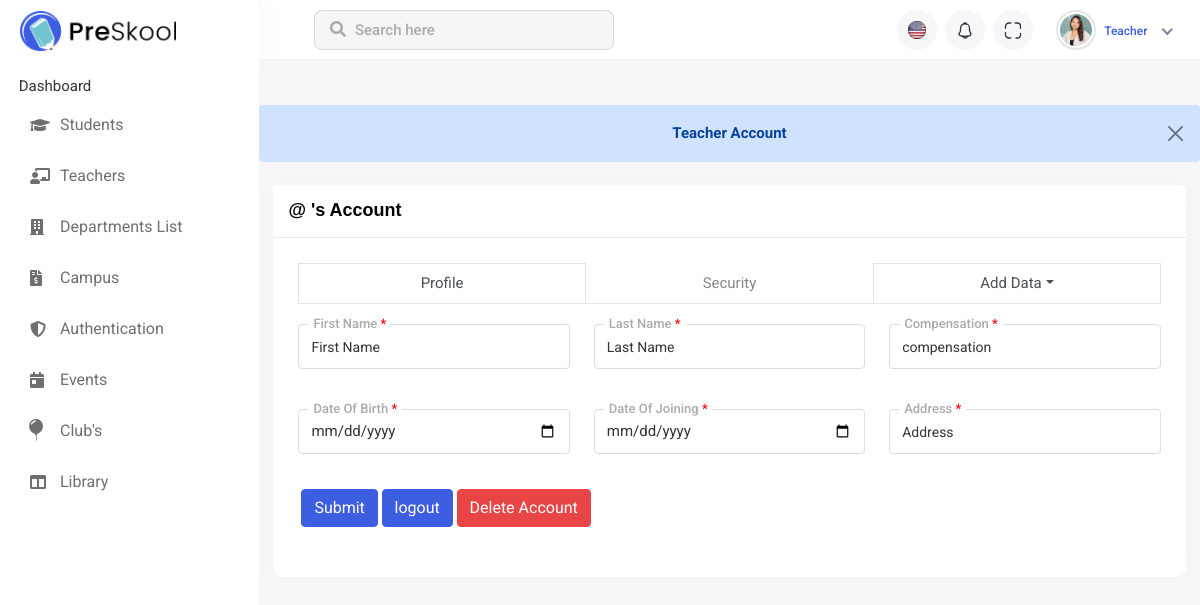
Before: /profile_page_teacher/ with the older database file.
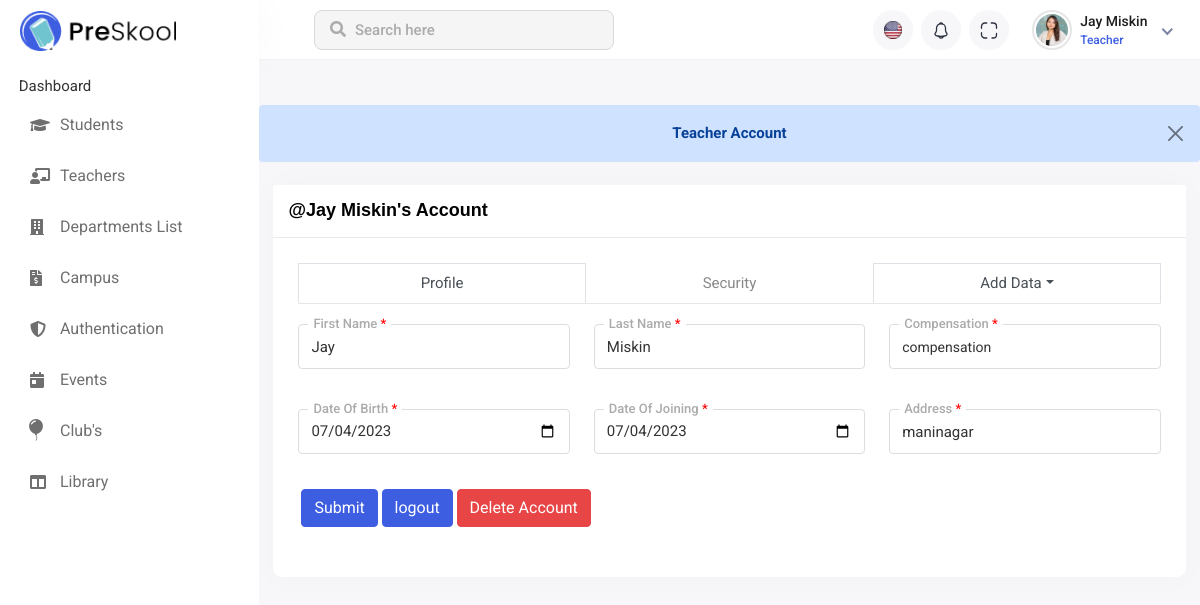
After: the same page with the newer database file.
### institute_App/models.py (models this page shows, shortened)
class Common(models.Model):
    Master=models.ForeignKey(Master, on_delete=models.CASCADE)
    Name=models.CharField(max_length=50)
    DateOfBirth=models.DateField(default='2022-11-21')
    DateOfJoining=models.DateField(default='2022-11-21')
    Address=models.CharField(max_length=100)
    class Meta:
        db_table="common"

### institute_App/views.py (the view)
# urls.py: path('profile_page_teacher/',profile_page_teacher,name='profile_page_teacher'),
def profile_page_teacher(request):
    return render (request,'profile_page_teacher.html',data)

### institute_App/templates/profile_page_teacher.html (shortened to what the changed rows need)
{% extends 'base.html' %}
{% load static %}
{% block main_content %}
<div class="header">
    <ul class="nav user-menu">
        <li class="nav-item dropdown has-arrow new-user-menus">
            <a href="#" class="dropdown-toggle nav-link" data-bs-toggle="dropdown">
                <span class="user-img">
                    <div class="user-text">
                        <h6>{{user_data.first_name}} {{user_data.last_name}}</h6>
                        <p class="text-muted mb-0">Teacher</p>
                    </div>
                </span>
            </a>
        </li>
    </ul>
</div><br><br>
<div class="page-wrapper mt-0">
    <div class="content container-fluid">
        <div class="row">
            <div class="col-sm-12">
                <div class="card bg-white">
                    <div class="card-header">
                        <h5 class="card-title">@{{user_data.first_name}} {{user_data.last_name}}'s Account</h5>
                    </div>
                    <div class="card-body">
                        <div class="tab-content">
                            <div class="tab-pane active" id="basic-justified-tab1">
                                <form action="{% url 'profile_update_teacher' %}" method="post">
                                    <div class="row">
                                        <div class="col-12 col-sm-4">
                                            <div class="form-group local-forms">
                                                <label>First Name <span class="login-danger">*</span></label>
                                                <input type="text" name='first_name' class="form-control"
                                                    placeholder="First Name" value="{{user_data.first_name}}" required>
                                            </div>
                                        </div>
                                        <div class="col-12 col-sm-4">
                                            <div class="form-group local-forms">
                                                <label>Last Name <span class="login-danger">*</span></label>
                                                <input type="text" name="last_name" class="form-control"
                                                    placeholder="Last Name" value="{{user_data.last_name}}" required>
                                            </div>
                                        </div>
                                        <div class="col-12 col-sm-4">
                                            <div class="form-group local-forms">
                                                <label>Date Of Birth <span class="login-danger">*</span></label>
                                                <input class="form-control " name='dateofbirth' type="date"
                                                    value="{{user_data.DateOfBirth}}" placeholder="YYYY-MM-DD" required>
                                            </div>
                                        </div>
                                        <div class="col-12 col-sm-4">
                                            <div class="form-group local-forms">
                                                <label>Date Of Joining <span class="login-danger">*</span></label>
                                                <input type="date" class="form-control" name='dateofjoining'
                                                    value="{{user_data.DateOfJoining}}" placeholder="YYYY-MM-DD"
                                                    required>
                                            </div>
                                        </div>
                                        <div class="col-12 col-sm-4">
                                            <div class="form-group local-forms">
                                                <label>Address <span class="login-danger">*</span></label>
                                                <input type="text" class="form-control" name="address"
                                                    placeholder="Address" value="{{user_data.Address}}" required>
                                            </div>
                                        </div>
                                    </div>
                                </form>
                            </div>
                        </div>
                    </div>
                </div>
            </div>
        </div>
    </div>
</div>
{% endblock %}

Changed rows visible on the page:
now on this page (row edited): Common: first_name "Jay", last_name "Miskin", dateofbirth "07/04/2023", dateofjoining "07/04/2023", address "maninagar"
